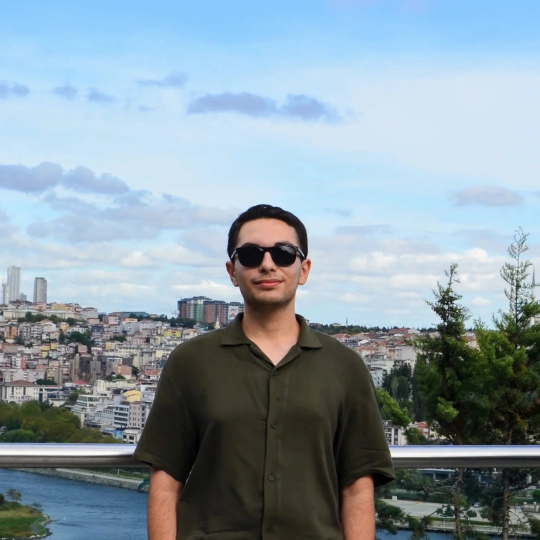
#> input picture opencv_goruntu_isleme_anaconda/gorseller/klon.jpg, 1080 x 1080 px, found by its file name (shown at 1/2 size)
$ python python_66.py
#> lines starting #> are read from the running program, lines starting #| are printed output that depends on the picture
import cv2

img = cv2.imread("klon.jpg")
#> img is the input picture: shape (1080, 1080, 3); mean B, G, R 166.1, 155.5, 138.2
print(img)
#> (printed output is left out)

img = cv2.resize(img, (640,480))
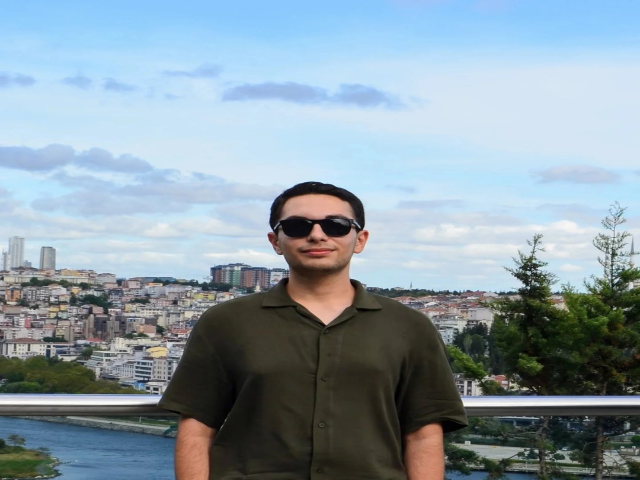
#> img: shape (480, 640, 3); mean B, G, R 166, 155.4, 138.2

cv2.imshow("Resim", img)


cv2.waitKey(0)

cv2.destroyAllWindows()
